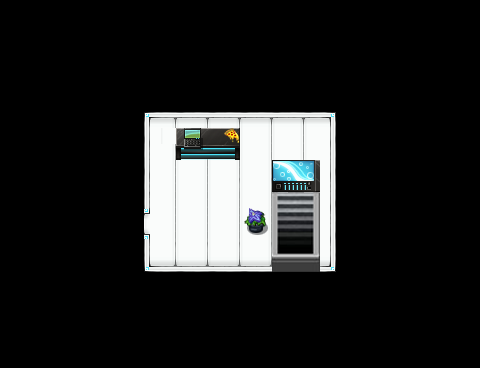

Rendered tile map (Tiled .tmx) drawn with the repository's tilesets; below, a short description and the full map source, tile grids included:
An orthogonal 30x23 tile map with 16x16 px tiles, 3 tile layers (background, collision, Layer3) and 2 objects (player, goal).

<map version="1.0" orientation="orthogonal" renderorder="right-down" width="30" height="23" tilewidth="16" tileheight="16" nextobjectid="11">
 <tileset firstgid="1" name="tileset" tilewidth="16" tileheight="16" tilecount="2976" columns="32">
  <image source="../images/tilesetueue.png" width="512" height="1488" />
  <tile id="228">
   <animation>
    <frame tileid="816" duration="500" />
    <frame tileid="848" duration="500" />
    <frame tileid="849" duration="500" />
    <frame tileid="817" duration="500" />
    <frame tileid="818" duration="500" />
    <frame tileid="850" duration="500" />
    <frame tileid="851" duration="500" />
    <frame tileid="819" duration="500" />
   </animation>
  </tile>
 </tileset>
 <layer name="background" width="30" height="23">
  <data encoding="csv">
0,0,0,0,0,0,0,0,0,0,0,0,0,0,0,0,0,0,0,0,0,0,0,0,0,0,0,0,0,0,
0,0,0,0,0,0,0,0,0,0,0,0,0,0,0,0,0,0,0,0,0,0,0,0,0,0,0,0,0,0,
0,0,0,0,0,0,0,0,0,0,0,0,0,0,0,0,0,0,0,0,0,0,0,0,0,0,0,0,0,0,
0,0,0,0,0,0,0,0,0,0,0,0,0,0,0,0,0,0,0,0,0,0,0,0,0,0,0,0,0,0,
0,0,0,0,0,0,0,0,0,0,0,0,0,0,0,0,0,0,0,0,0,0,0,0,0,0,0,0,0,0,
0,0,0,0,0,0,0,0,0,0,0,0,0,0,0,0,0,0,0,0,0,0,0,0,0,0,0,0,0,0,
0,0,0,0,0,0,0,0,0,0,0,0,0,0,0,0,0,0,0,0,0,0,0,0,0,0,0,0,0,0,
0,0,0,0,0,0,0,0,0,0,2695,2695,0,0,2694,2695,2694,2695,2694,2695,2694,0,0,0,0,0,0,0,0,0,
0,0,0,0,0,0,0,0,0,2695,2695,2695,2694,2695,2694,2695,2694,2695,2694,2695,2694,0,0,0,0,0,0,0,0,0,
0,0,0,0,0,0,0,0,0,0,2726,2727,2726,2599,2694,2695,2694,2695,2694,2695,2694,0,0,0,0,0,0,0,0,0,
0,0,0,0,0,0,0,0,0,0,2694,2695,2694,2695,2694,2695,2694,2695,2694,2695,2694,0,0,0,0,0,0,0,0,0,
0,0,0,0,0,0,0,0,0,0,2694,2695,2694,2695,2726,2727,2726,2727,2726,2727,2726,0,0,0,0,0,0,0,0,0,
0,0,0,0,0,0,0,0,0,0,2694,2695,2694,2695,2694,2695,2694,2695,3,2695,0,0,0,0,0,0,0,0,0,0,
0,0,0,0,0,0,0,0,0,2599,2694,2695,2694,2695,2694,2695,2694,2695,35,2695,0,0,0,0,0,0,0,0,0,0,
0,0,0,0,0,0,0,0,0,2631,2694,2695,2694,2695,2694,2695,2694,2695,2694,2695,0,0,0,0,0,0,0,0,0,0,
0,0,0,0,0,0,0,0,0,0,2726,2727,2726,2727,2726,2727,2726,2727,2726,2727,0,0,0,0,0,0,0,0,0,0,
0,0,0,0,0,0,0,0,0,0,0,0,0,0,0,0,0,0,0,0,0,0,0,0,0,0,0,0,0,0,
0,0,0,0,0,0,0,0,0,0,0,0,0,0,0,0,0,0,0,0,0,0,0,0,0,0,0,0,0,0,
0,0,0,0,0,0,0,0,0,0,0,0,0,0,0,0,0,0,0,0,0,0,0,0,0,0,0,0,0,0,
0,0,0,0,0,0,0,0,0,0,0,0,0,0,0,0,0,0,0,0,0,0,0,0,0,0,0,0,0,0,
0,0,0,0,0,0,0,0,0,0,0,0,0,0,0,0,0,0,0,0,0,0,0,0,0,0,0,0,0,0,
0,0,0,0,0,0,0,0,0,0,0,0,0,0,0,0,0,0,0,0,0,0,0,0,0,0,0,0,0,0,
0,0,0,0,0,0,0,0,0,0,0,0,0,0,0,0,0,0,0,0,0,0,0,0,0,0,0,0,0,0
</data>
 </layer>
 <layer name="collision" width="30" height="23">
  <properties>
   <property name="collision" type="bool" value="true" />
  </properties>
  <data encoding="csv">
0,0,0,0,0,0,0,0,0,0,0,0,0,0,0,0,0,0,0,0,0,0,0,0,0,0,0,0,0,0,
0,0,0,0,0,0,0,0,0,0,0,0,0,0,0,0,0,0,0,0,0,0,0,0,0,0,0,0,0,0,
0,0,0,0,0,0,0,0,0,0,0,0,0,0,0,0,0,0,0,0,0,0,0,0,0,0,0,0,0,0,
0,0,0,0,0,0,0,0,0,0,0,0,0,0,0,0,0,0,0,0,0,0,0,0,0,0,0,0,0,0,
0,0,0,0,0,0,0,0,0,0,0,0,0,0,0,0,0,0,0,0,0,0,0,0,0,0,0,0,0,0,
0,0,0,0,0,0,0,0,0,0,0,0,0,0,0,0,0,0,0,0,0,0,0,0,0,0,0,0,0,0,
0,0,0,0,0,0,0,0,0,0,0,0,0,0,0,0,0,0,0,0,0,0,0,0,0,0,0,0,0,0,
0,0,0,0,0,0,0,0,0,2661,2662,2663,2662,2663,2662,2663,2662,2663,2662,2663,2664,0,0,0,0,0,0,0,0,0,
0,0,0,0,0,0,0,0,0,2693,0,1201,1202,1203,1204,0,0,0,0,0,2696,0,0,0,0,0,0,0,0,0,
0,0,0,0,0,0,0,0,0,2725,0,1233,1234,1235,1236,0,0,0,0,0,2728,0,0,0,0,0,0,0,0,0,
0,0,0,0,0,0,0,0,0,2693,0,0,0,0,0,0,0,2684356319,2684356287,2684356255,2696,0,0,0,0,0,0,0,0,0,
0,0,0,0,0,0,0,0,0,2725,0,0,0,0,0,0,0,2684356320,2684356288,2684356256,2728,0,0,0,0,0,0,0,0,0,
0,0,0,0,0,0,0,0,0,2725,0,0,0,0,0,0,0,2,0,4,2696,0,0,0,0,0,0,0,0,0,
0,0,0,0,0,0,0,0,50,0,0,0,0,0,0,161,162,34,0,36,2728,0,0,0,0,0,0,0,0,0,
0,0,0,0,0,0,0,0,82,0,0,0,0,0,0,193,194,66,67,68,2696,0,0,0,0,0,0,0,0,0,
0,0,0,0,0,0,0,0,0,2725,0,0,0,0,0,0,0,98,99,100,2728,0,0,0,0,0,0,0,0,0,
0,0,0,0,0,0,0,0,0,2757,2758,2759,2758,2759,2758,2759,2758,130,131,132,2760,0,0,0,0,0,0,0,0,0,
0,0,0,0,0,0,0,0,0,0,0,0,0,0,0,0,0,0,0,0,0,0,0,0,0,0,0,0,0,0,
0,0,0,0,0,0,0,0,0,0,0,0,0,0,0,0,0,0,0,0,0,0,0,0,0,0,0,0,0,0,
0,0,0,0,0,0,0,0,0,0,0,0,0,0,0,0,0,0,0,0,0,0,0,0,0,0,0,0,0,0,
0,0,0,0,0,0,0,0,0,0,0,0,0,0,0,0,0,0,0,0,0,0,0,0,0,0,0,0,0,0,
0,0,0,0,0,0,0,0,0,0,0,0,0,0,0,0,0,0,0,0,0,0,0,0,0,0,0,0,0,0,
0,0,0,0,0,0,0,0,0,0,0,0,0,0,0,0,0,0,0,0,0,0,0,0,0,0,0,0,0,0
</data>
 </layer>
 <layer name="Layer3" width="30" height="23">
  <data encoding="csv">
0,0,0,0,0,0,0,0,0,0,0,0,0,0,0,0,0,0,0,0,0,0,0,0,0,0,0,0,0,0,
0,0,0,0,0,0,0,0,0,0,0,0,0,0,0,0,0,0,0,0,0,0,0,0,0,0,0,0,0,0,
0,0,0,0,0,0,0,0,0,0,0,0,0,0,0,0,0,0,0,0,0,0,0,0,0,0,0,0,0,0,
0,0,0,0,0,0,0,0,0,0,0,0,0,0,0,0,0,0,0,0,0,0,0,0,0,0,0,0,0,0,
0,0,0,0,0,0,0,0,0,0,0,0,0,0,0,0,0,0,0,0,0,0,0,0,0,0,0,0,0,0,
0,0,0,0,0,0,0,0,0,0,0,0,0,0,0,0,0,0,0,0,0,0,0,0,0,0,0,0,0,0,
0,0,0,0,0,0,0,0,0,0,0,0,0,0,0,0,0,0,0,0,0,0,0,0,0,0,0,0,0,0,
0,0,0,0,0,0,0,0,0,0,0,0,0,0,0,0,0,0,0,0,0,0,0,0,0,0,0,0,0,0,
0,0,0,0,0,0,0,0,0,0,0,545,546,0,1,0,0,0,0,0,0,0,0,0,0,0,0,0,0,0,
0,0,0,0,0,0,0,0,0,0,0,577,578,0,0,0,0,0,0,0,0,0,0,0,0,0,0,0,0,0,
0,0,0,0,0,0,0,0,0,0,0,0,0,0,0,0,0,0,0,0,0,0,0,0,0,0,0,0,0,0,
0,0,0,0,0,0,0,0,0,0,0,0,0,0,0,0,0,0,0,0,0,0,0,0,0,0,0,0,0,0,
0,0,0,0,0,0,0,0,0,0,0,0,0,0,0,0,0,0,0,0,0,0,0,0,0,0,0,0,0,0,
0,0,0,0,0,0,0,0,0,0,0,0,0,0,0,0,0,0,0,0,0,0,0,0,0,0,0,0,0,0,
0,0,0,0,0,0,0,0,0,0,0,0,0,0,0,0,0,0,0,0,0,0,0,0,0,0,0,0,0,0,
0,0,0,0,0,0,0,0,0,0,0,0,0,0,0,0,0,0,0,0,0,0,0,0,0,0,0,0,0,0,
0,0,0,0,0,0,0,0,0,0,0,0,0,0,0,0,0,0,0,0,0,0,0,0,0,0,0,0,0,0,
0,0,0,0,0,0,0,0,0,0,0,0,0,0,0,0,0,0,0,0,0,0,0,0,0,0,0,0,0,0,
0,0,0,0,0,0,0,0,0,0,0,0,0,0,0,0,0,0,0,0,0,0,0,0,0,0,0,0,0,0,
0,0,0,0,0,0,0,0,0,0,0,0,0,0,0,0,0,0,0,0,0,0,0,0,0,0,0,0,0,0,
0,0,0,0,0,0,0,0,0,0,0,0,0,0,0,0,0,0,0,0,0,0,0,0,0,0,0,0,0,0,
0,0,0,0,0,0,0,0,0,0,0,0,0,0,0,0,0,0,0,0,0,0,0,0,0,0,0,0,0,0,
0,0,0,0,0,0,0,0,0,0,0,0,0,0,0,0,0,0,0,0,0,0,0,0,0,0,0,0,0,0
</data>
 </layer>
 <objectgroup name="obect_layer">
  <object id="9" name="player" type="player" gid="615" x="149.667" y="232.333" width="16" height="16">
   <properties>
    <property name="group" value="players" />
    <property name="texture" value="player_spritesheet" />
    <property name="walking_speed" type="int" value="100" />
   </properties>
  </object>
  <object id="10" name="goal" type="goal" gid="67" x="288.333" y="239" width="16" height="16">
   <properties>
    <property name="group" value="goals" />
    <property name="next_level" value="assets/levels/level2.json" />
    <property name="texture" value="goal_image" />
   </properties>
  </object>
 </objectgroup>
</map>
